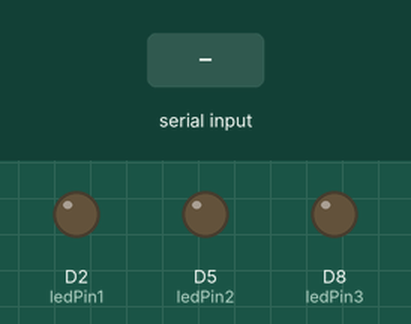
The sketch below on a simulated ESP8266 (NodeMCU). On the bench: output pins drawn as LEDs (lit = HIGH). The test bench sets the inputs (shaded band).

Above: at 1.2 s.
1.3 s: "a" received over Serial
At 1.7 s:
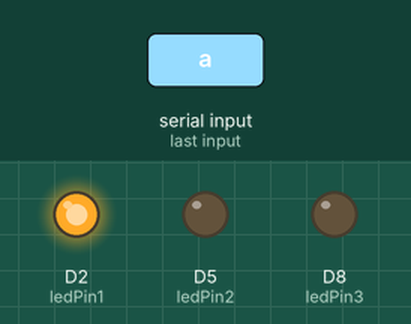
3.3 s: "b" received over Serial
At 3.4 s:
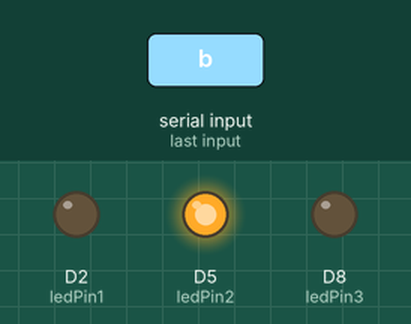
5.0 s: "1" received over Serial
At 6.5 s:
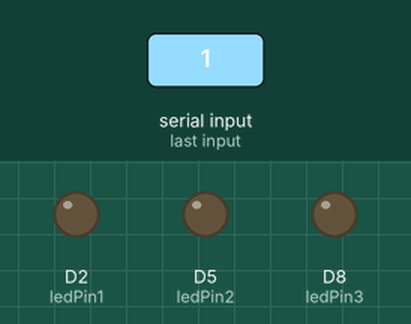
Timing chart, 0 to 8.0 s (numbered marks = the images above; inputs shaded):
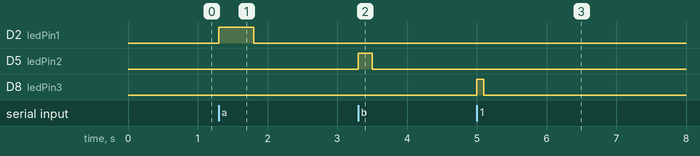

Measured:
- after the input at 1.3 s, D2 (ledPin1): LOW → HIGH at once, → LOW 0.50 s later
- after the input at 3.3 s, D5 (ledPin2): LOW → HIGH at once, → LOW 0.20 s later
- after the input at 5.0 s, D8 (ledPin3): LOW → HIGH at once, → LOW 0.10 s later

The sketch:

Control-IF-ELSE-IF.ino
```cpp
// These constants won't change:
const int ledPin1 = D2; // pin that the LED is attached to
const int ledPin2 = D5; // pin that the LED is attached to
const int ledPin3 = D8; // pin that the LED is attached to

void setup() {
 // initialize the LED pin as an output:
 pinMode(ledPin1, OUTPUT);
 pinMode(ledPin2, OUTPUT);
 pinMode(ledPin3, OUTPUT);
 // initialize serial communications:
 Serial.begin(9600);
}

char user_input = 0;

void loop(){
if (Serial.available() > 0) {    // is a character available?
    char user_input = Serial.read();

  if (user_input == 'a') {
    // the character 'a' was received, blink the LED once per second
    digitalWrite(ledPin1, HIGH);  // switch the LED on
    delay(500);              // leave the LED on for 500ms
    digitalWrite(ledPin1, LOW);   // switch the LED off
    delay(500);              // leave the LED off for 500ms
  }
  else if (user_input == 'b') {
    // the character 'b' was received, blink the LED every 400ms
    digitalWrite(ledPin2, HIGH);  // switch the LED on
    delay(200);              // leave the LED on for 200ms
    digitalWrite(ledPin2, LOW);   // switch the LED off
    delay(200);              // leave the LED off for 200ms
  }
  else {
    // any character except 'a' or 'b' was received
    digitalWrite(ledPin3, HIGH);  // switch the LED on
    delay(100);              // leave the LED on for 100ms
    digitalWrite(ledPin3, LOW);   // switch the LED off
    delay(100);              // leave the LED off for 100ms
    }
  }
}
```
